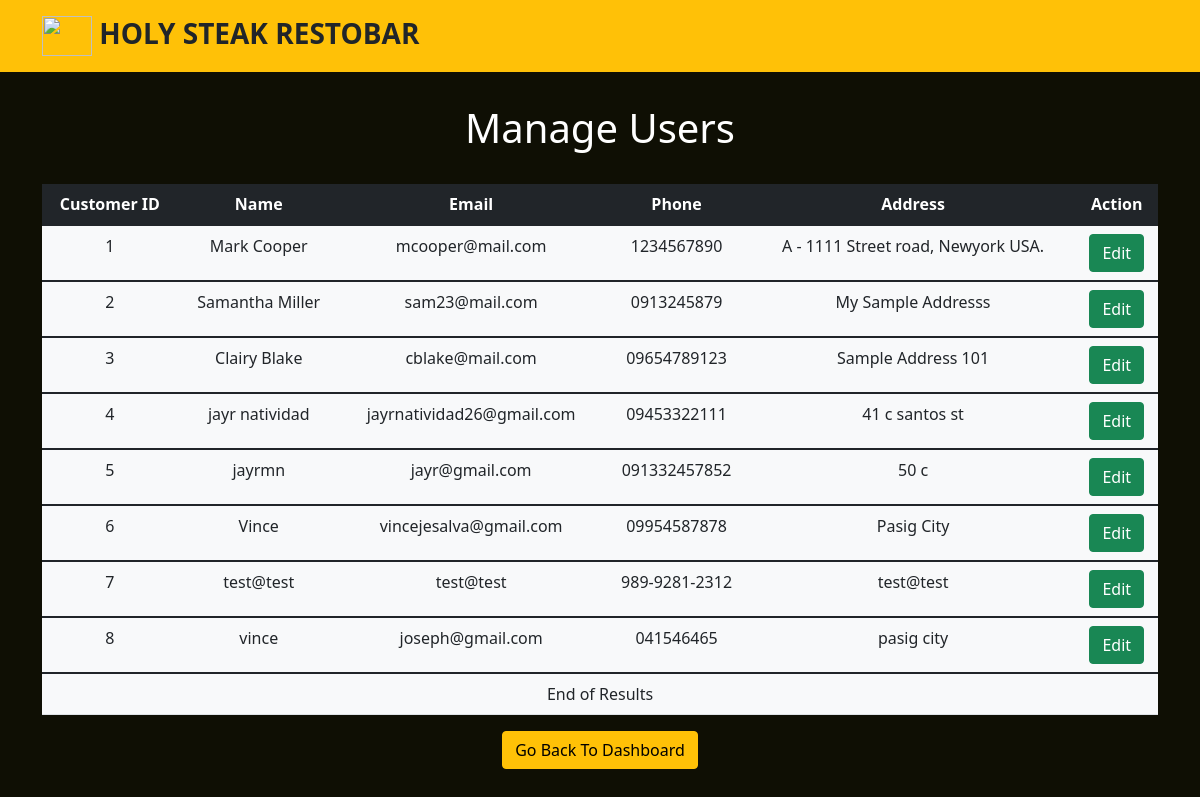
The page /admin/manage-users.php (signed in) on the database its author committed.
### tables this page shows
CREATE TABLE `food_customer` (
  `id` int(11) NOT NULL,
  `name` varchar(255) NOT NULL,
  `email` varchar(255) NOT NULL,
  `password` varchar(50) NOT NULL,
  `phone` varchar(50) NOT NULL,
  `address` text NOT NULL
);

### admin/class/ManageUsers.php (called while the page is built, shortened)
<?php
class ManageUsers {
	private $customersTable = 'food_customer';
	private $conn;
	public function __construct($db){
        $this->conn = $db;
    }
	public function ViewCustomers(){
		$stmt = $this->conn->prepare("SELECT * FROM ".$this->customersTable);
		$stmt->execute();
		$result = $stmt->get_result();
		return $result;
	}
}
?>

### admin/manage-users.php (the view, shortened to what this page needs)
<?php
include_once '../config/Database.php';
include_once 'class/ManageUsers.php';
$database = new Database();
$db = $database->getConnection();
$users = new ManageUsers($db);
include('inc/header.php');
?>
<link rel="stylesheet" type = "text/css" href ="../css/admin-index.css">
<?php include('inc/container.php');?>
<br>
<div class="content">
	<div class="container-fluid mt-2">
	<h1 class="text-center">
		Manage Users
	</h1>
	</div>
	<br>
	<table class="table bg-light text-center">
		<thead class= table-dark>
			<tr>
				<th>Customer ID</th>
				<th>Name</th>
				<th>Email</th>
				<th>Phone</th>
				<th>Address</th>
				<th>Action</th>
			</tr>
		</thead>
		<?php $result = $users->ViewCustomers();
			$count=0;
			while ($row = $result->fetch_assoc()) {
			if ($count == 0) {
				echo "<div class='row'>";
			}
			?>
		<tbody>
			<tr>
				<td><?php echo $row['id']?></td>
				<td><?php echo $row['name']?></td>
				<td><?php echo $row['email']?></td>
				<td><?php echo $row['phone']?></td>
				<td><?php echo $row['address']?></td>
				<td>
					<button type="button" class="btn btn-success zz" value="<?php echo $row['id'].'/'.$row['name'].'/'.$row['email'].'/'.$row['phone'].'/'.$row['address']?>" data-bs-toggle="modal" data-bs-target="#exampleModal">Edit</button>
				</td>
			</tr>
		</tbody>
		<?php
			$count++;
			if($count==4)
			{
			  echo "</div>";
			  $count=0;
			}
			}if ($count == 0) {
				echo "<td colspan='6'>End of Results</td>";
			}
			?>
	</table>
</div>
<center><a href="index.php" type="button" class="btn btn-warning ">Go Back To Dashboard</a>
<?php include('inc/footer.php');?>

### admin/inc/header.php (style rules this page uses)
body { background-color:#0f0f04; }

### admin/manage-users.php (style rules this page uses)
h1 { color: white; }

### admin/inc/container.php (style rules this page uses)
body { background-color:#0f0f04; }

### rows shown on the page
food_customer: id "1", name "Mark Cooper", email "mcooper@mail.com", phone "1234567890", address "A - 1111 Street road, Newyork USA."
food_customer: id "2", name "Samantha Miller", email "sam23@mail.com", phone "0913245879", address "My Sample Addresss"
food_customer: id "3", name "Clairy Blake", email "cblake@mail.com", phone "09654789123", address "Sample Address 101"
food_customer: id "4", name "jayr natividad", email "jayrnatividad26@gmail.com", phone "09453322111", address "41 c santos st"
food_customer: id "5", name "jayrmn", email "jayr@gmail.com", phone "091332457852", address "50 c"
food_customer: id "6", name "Vince", email "vincejesalva@gmail.com", phone "09954587878", address "Pasig City"
food_customer: id "7", name "test@test", email "test@test", phone "989-9281-2312", address "test@test"
food_customer: id "8", name "vince", email "joseph@gmail.com", phone "041546465", address "pasig city"
